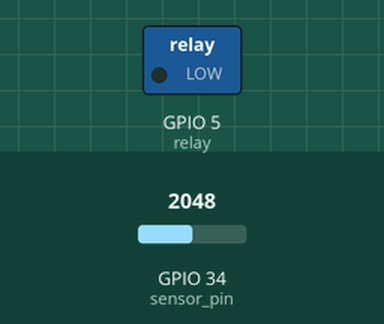
Simulated run of this sketch. Board: ESP32. Parts: switched loads named in the sketch (green lamp = pin HIGH). The inputs (shaded band) are chosen by the test bench; at power-on: GPIO 34 (sensor_pin) = 2048. WiFi joins after 1.5 s; servers stay silent unless stated; what the sketch prints to the serial monitor is not drawn.

Above: at 3.7 s.
3.8 s: GPIO 34 (sensor_pin) set to 2403
5.3 s: GPIO 34 (sensor_pin) set to 2515
At 6.1 s:
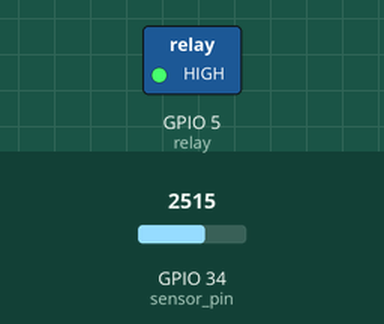
6.8 s: GPIO 34 (sensor_pin) set to 2047
At 7.2 s:
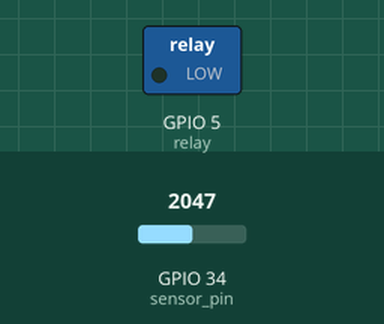
8.3 s: GPIO 34 (sensor_pin) set to 2866
At 9.6 s:
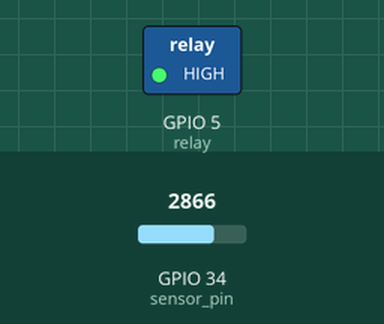
Timing chart, 0 to 10.8 s (numbered marks = the images above; inputs shaded):
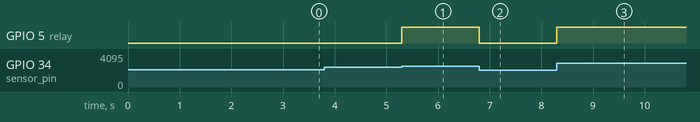

The sketch:

firebase.ino
```cpp
#include <WiFi.h>
#include <Firebase_ESP_Client.h>
#include "addons/TokenHelper.h"
#include "addons/RTDBHelper.h"

#define DB_URL "https://greenhands-29db9-default-rtdb.asia-southeast1.firebasedatabase.app/29102024"  // e.g., your-database.firebaseio.com
#define API_KEY "AIzaSyABoL9HluKa5qH3hpknXrqcJLKQbCrWB1g" // your Web API Key
#define relay 5
#define sensor_pin 34
#define relay 5

const char* ssid = "Redmi 12"; //Wifi Name
const char* password = "thongxiang"; //Wifi Pw


FirebaseData fbdo;
FirebaseAuth auth;
FirebaseConfig config;

unsigned long sendDataPrevMillis = 0;
bool signupOK = false;
int _moisture;

void setup(){
    Serial.begin(115200);
    delay(1000);

    WiFi.mode(WIFI_STA);
    WiFi.begin(ssid, password);
    Serial.println("\nConnecting");

    while(WiFi.status() != WL_CONNECTED){
        Serial.print(".");
        delay(100);
    }

    Serial.println("\nConnected to the WiFi network");
    Serial.print("Local ESP32 IP: ");
    Serial.println(WiFi.localIP());

    config.api_key = API_KEY;
    config.database_url = DB_URL;
    if (Firebase.signUp(&config, &auth, "", "")) {
      Serial.println("Sign up ok");
      signupOK = true;
    } else {
      Serial.println("Failed");
    }


    config.token_status_callback = tokenStatusCallback;
    Firebase.begin(&config, &auth);
    Firebase.reconnectWiFi(true);
    pinMode(relay, OUTPUT);
    // Firebase.begin(FIREBASE_HOST, FIREBASE_AUTH);
    // Firebase.reconnectWiFi(true);
}

void loop(){
  int sensor_analog = analogRead(sensor_pin);;
  _moisture = ( 100 - ( (sensor_analog/4095.00) * 100 ) );

  String path = "29102024/moisture";

 if (Firebase.ready() && signupOK && (millis()-sendDataPrevMillis > 1200 || sendDataPrevMillis==0)) {
      sendDataPrevMillis = millis();
      if (Firebase.RTDB.setInt(&fbdo, path, _moisture)) {
        Serial.println();
        Serial.println(_moisture);
        Serial.println("- successfully saved to: " + fbdo.dataPath());
        Serial.println("(" + fbdo.dataType() + ")");
      } else {
        Serial.println("Failed: " + fbdo.errorReason());
      }
    }

    if (_moisture < 40) {
    digitalWrite(relay, HIGH);
    Serial.println("THIRSTY");
  } else {
    digitalWrite(relay, LOW);
  }

  Serial.println(_moisture);
}
```

Measured:
- the behaviour switches between 2457 and 2458 on GPIO 34 (sensor_pin) (found by bisection; images 0 and 1)
- after the input at 5.3 s, GPIO 5 (relay): LOW → HIGH at once
- after the input at 6.8 s, GPIO 5 (relay): HIGH → LOW at once
- after the input at 8.3 s, GPIO 5 (relay): LOW → HIGH at once
